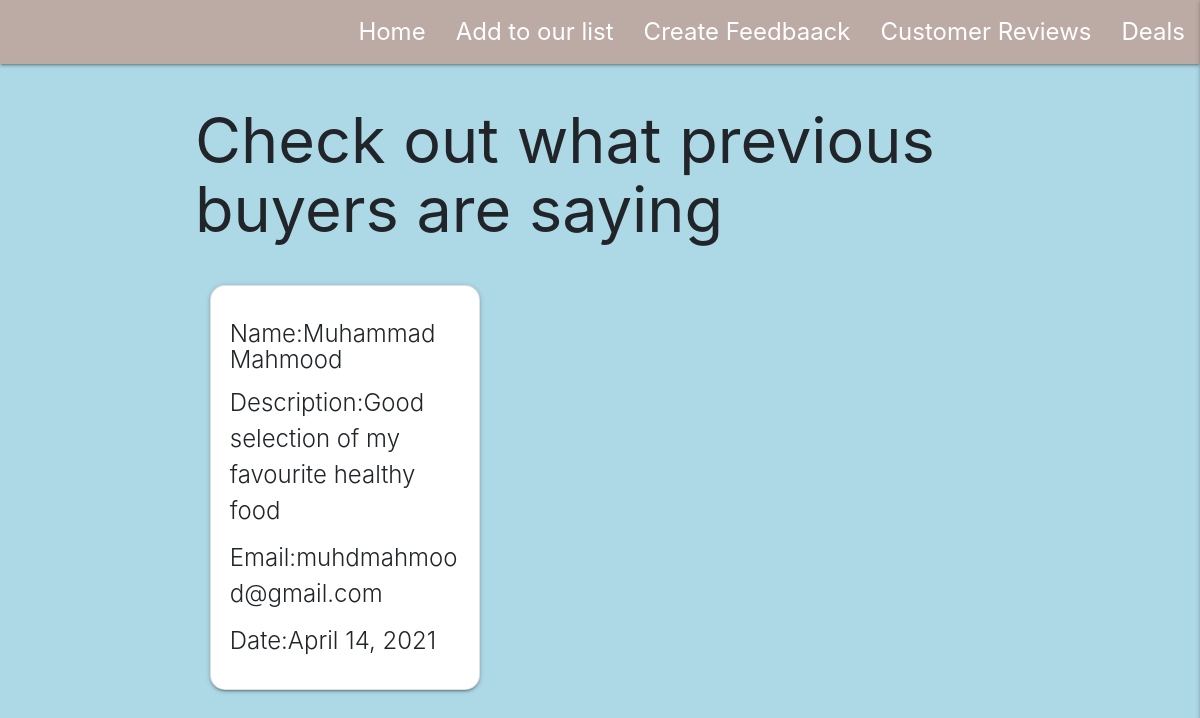
/reviews/, run on an earlier commit of the app's database.
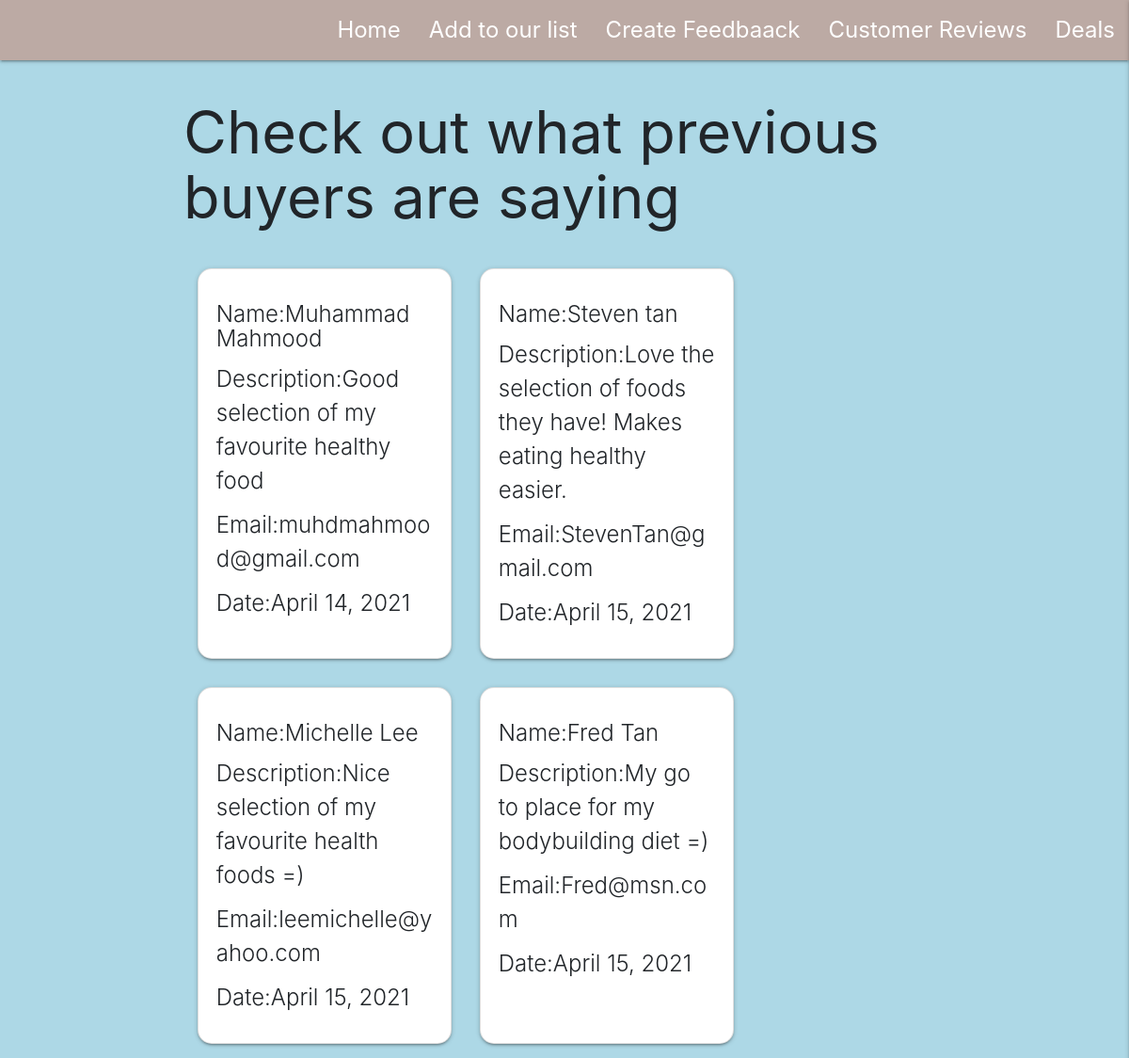
And on a later commit of the database.
### reviews/models.py (models this page shows)
class reviews(models.Model):
    name = models.CharField(blank=False, max_length=255)
    Email = models.EmailField(blank=False, max_length=320)
    date = models.DateField(default=datetime.date.today)
    reviews = models.TextField(blank=False)

### reviews/views.py (the view)
# urls.py: path('', healthfood.views.index, name="show_healthfood_route"),
def index(request):
    all_reviews = reviews.objects.all()
    return render(request, 'reviews/index-template.html', {
        'reviews': all_reviews
    })

### reviews/templates/reviews/index-template.html
{% extends 'base.template.html' %}
{% load static %}
{%block content%}
<h1>Check out what previous buyers are saying</h1>
<div style="display:flex;flex-wrap:wrap">
    {%for reviews in reviews %}
    <div class="card m-3" style="width:18rem;">
        <div class="card-body">
            <h5 class="card-title"> Name:{{reviews.name}}</h5>
            <p class="card-title"> Description:{{reviews.reviews}}</p>
            <p class="card-title"> Email:{{reviews.Email}}</p>
            <p class="card-title"> Date:{{reviews.date}}</p>
        </div>
    </div>
    {%endfor%}
</div>
{%endblock%}

### templates/base.template.html (shortened to what this page needs)
{% load static %}
<!doctype html>
<html lang="en">
<head>
    <link rel="stylesheet" href="https://cdn.jsdelivr.net/npm/bootstrap@4.5.3/dist/css/bootstrap.min.css"
>
    <link rel="stylesheet" href="https://cdnjs.cloudflare.com/ajax/libs/font-awesome/5.15.3/css/all.min.css"
 type="text/css" />
    <link rel="stylesheet" href="https://cdnjs.cloudflare.com/ajax/libs/materialize/1.0.0/css/materialize.min.css"
        type="text/css">
    <link rel="stylesheet" href="{% static '/css/style.css' %}" />
</head>
<header>
    <nav class="nav-extended text-shadow brown lighten-3">
        <div class="nav-wrapper">
            <ul class="right hide-on-med-and-down">
                <li><a href="/">Home</a></li>
                <li><a href="/healthfood/create/">Add to our list</a></li>
                <li><a href="/reviews/create/">Create Feedbaack</a></li>
                <li><a href="/reviews/">Customer Reviews</a></li>
                <li><a href="#">Deals</a></li>
            </ul>
        </div>
    </nav>
</header>
<body>
    <div class="container">
        {%block content%}
        {%endblock%}
    </div>
</body>
</html>

### static/css/style.css (style rules this page uses)
body { background-color: lightblue; }
nav ul a { font-size: 1.6rem; color: #fff; display: block; padding: 0 15px; cursor: pointer; }
.card { border-radius: 15px; }

What changed in the data, as far as the page shows it:
added reviews: name "Steven tan", reviews "Love the selection of foods they have! Makes eating healthy easier.", Email "StevenTan@gmail.com", date "April 15, 2021"
added reviews: name "Michelle Lee", reviews "Nice selection of my favourite health foods =)", Email "leemichelle@yahoo.com", date "April 15, 2021"
added reviews: name "Fred Tan", reviews "My go to place for my bodybuilding diet =)", Email "Fred@msn.com", date "April 15, 2021"
